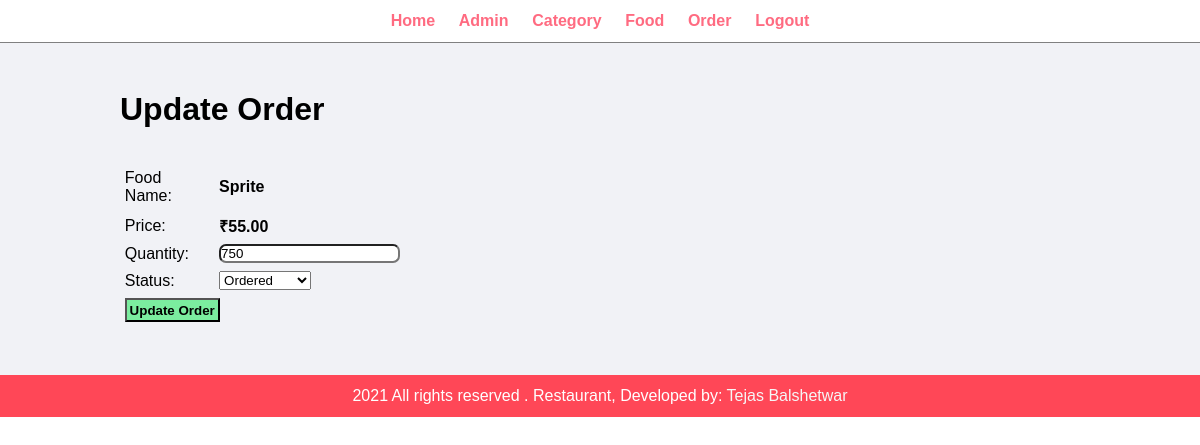
Page /admin/update-order.php?id=19 (signed in) on the committed database.
### tables this page shows
CREATE TABLE `tbl_order` (
  `id` int(10) UNSIGNED NOT NULL,
  `food` varchar(200) NOT NULL,
  `price` decimal(10,2) NOT NULL,
  `quantity` int(11) NOT NULL,
  `total` decimal(10,2) NOT NULL,
  `order_date` datetime NOT NULL,
  `status` varchar(50) NOT NULL,
  `customer_name` varchar(150) NOT NULL,
  `customer_contact` varchar(20) NOT NULL,
  `customer_email` varchar(150) NOT NULL,
  `customer_address` varchar(255) NOT NULL
);

### admin/update-order.php (the view, shortened to what this page needs)
<?php include('partials/menu.php'); ?>
<div class="main-content">
    <div class="wrapper">
        <h1>Update Order</h1>
        <br><br>
        <?php
        if(isset($_GET['id']))
        {
            $id = $_GET['id'];
            $sql = "SELECT * FROM tbl_order WHERE id=$id";
            $res = mysqli_query($conn,$sql);
            $count = mysqli_num_rows($res);
            if($count==1)
            {
                $row= mysqli_fetch_assoc($res);
                $food= $row['food'];
                $price = $row['price'];
                $quantity= $row['quantity'];
                $status= $row['status'];
            }
            else
            {
                header('location:'.SITEURL.'admin/manage-order.php');
            }
        }
        else
        {
            header('location:'.SITEURL.'admin/manage-order.php');
        }
        ?>
        <form action="" method="POST">
            <table class='tbl-30'>
            <tr>
                <td>Food Name:</td>
                <td><b><?php echo $food;?></b></td>
            </tr>
            <tr>
            <tr>
                <td>Price:</td>
                <td><b>₹<?php echo $price;?></b></td>
            </tr>
            <tr>
                <td>Quantity:</td>
                <td>
                    <input type="number" name='quantity' value='<?php echo $quantity;?>' style='border-radius:7px;'>
                </td>
            </tr>
            <tr>
                <td>Status:</td>
                <td>
                    <select name="status" >
                        <option <?php if($status=="Ordered"){echo 'selected';} ?> value="Ordered" >Ordered</option>
                    </select>
                </td>
            </tr>
            <tr>
                <td colspan='2'>
                    <input type="submit" name='submit' value='Update Order' class='btn-secondary'>
                </td>
            </tr>
            </table>
        </form>
    </div>
</div>
<?php include('partials/footer.php'); ?>

### css/admin.css (style rules this page uses)
* { margin: 0; padding: 0; font-family: Arial, Helvetica, sans-serif; }
.wrapper { padding: 1%; width: 80%; margin: 0 auto; }
.tbl-30 { width: 30%; }
table tr td { padding: 1%; }
.btn-secondary { background-color: #7bed9f; padding: 1%; color: black; text-decoration: none; font-weight: bold; }
.main-content { background-color: #f1f2f6; padding: 3% 0; }

### rows in the picture
tbl_order: food "Sprite", price "55.00", quantity "750", status "Ordered"
